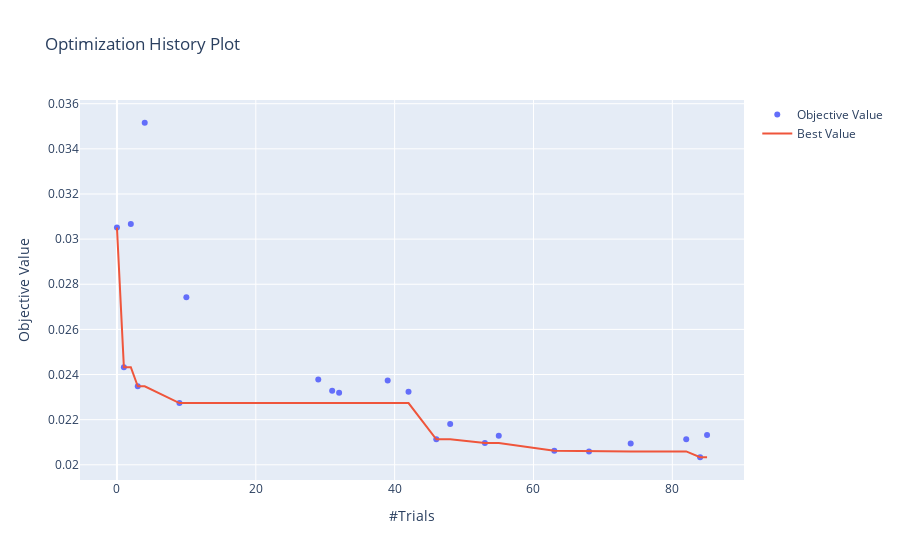

The cell this chart's notebook holds for it:
### Code cell
plot_optimization_history(study)

### Figure 1 — Plotly figure (JSON) as saved in the notebook; plotly's stock layout.template omitted (floating-point values rounded to 4 significant figures)
{"data": [{"mode": "markers", "name": "Objective Value", "type": "scatter", "x": [0, 1, 2, 3, 4, 9, 10, 29, 31, 32, 39, 42, 46, 48, 53, 55, 63, 68, 74, 82, 84, 85], "y": [0.03051, 0.02432, 0.03067, 0.02348, 0.03516, 0.02273, 0.02742, 0.02378, 0.02328, 0.02319, 0.02373, 0.02324, 0.02113, 0.02181, 0.02096, 0.02128, 0.02062, 0.02059, 0.02094, 0.02113, 0.02033, 0.02132]}, {"name": "Best Value", "type": "scatter", "x": [0, 1, 2, 3, 4, 9, 10, 29, 31, 32, 39, 42, 46, 48, 53, 55, 63, 68, 74, 82, 84, 85], "y": [0.03051, 0.02432, 0.02432, 0.02348, 0.02348, 0.02273, 0.02273, 0.02273, 0.02273, 0.02273, 0.02273, 0.02273, 0.02113, 0.02113, 0.02096, 0.02096, 0.02062, 0.02059, 0.02059, 0.02059, 0.02033, 0.02033]}], "layout": {"title": {"text": "Optimization History Plot"}, "xaxis": {"title": {"text": "#Trials"}}, "yaxis": {"title": {"text": "Objective Value"}}}}
